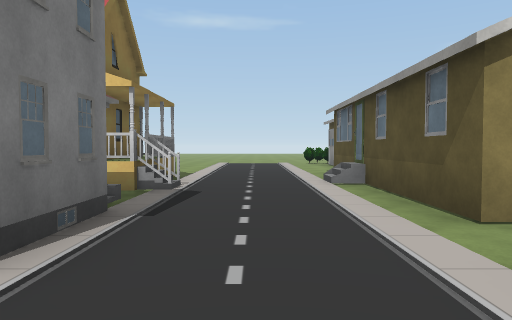
View 1 (above)

24 first-person views from a walk through a Unity game level. The camera is 1.3 m above the floor, tilts 2° down and sees 70° across. The floor is counted in squares, 2.25 m on a side. Each view is taken from the middle of a square. On the plan, view 1 faces up. The plan holds only what a view shows up to about 10 squares ahead; the rest is blank. The place goes on beyond the plan. The player character is not drawn. Some surface patterns are stand-ins.

View 2
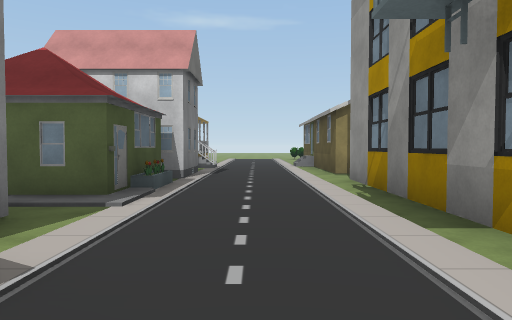

View 3
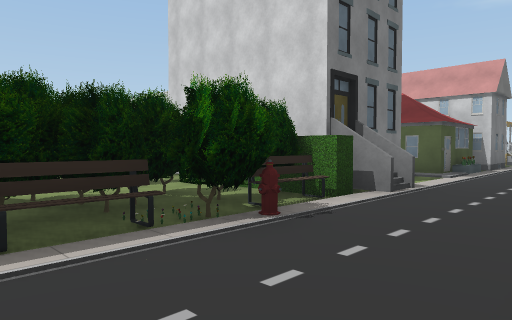

View 4
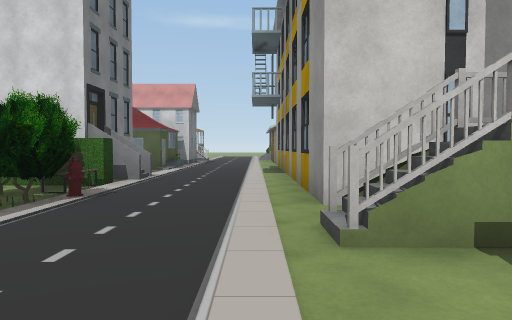

View 5
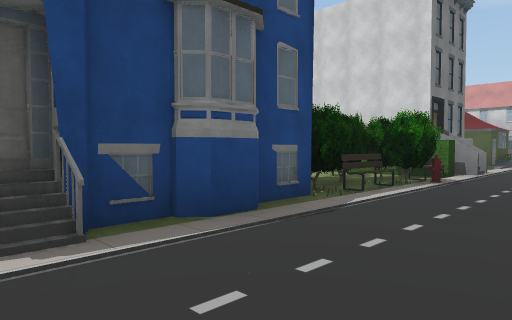

View 6
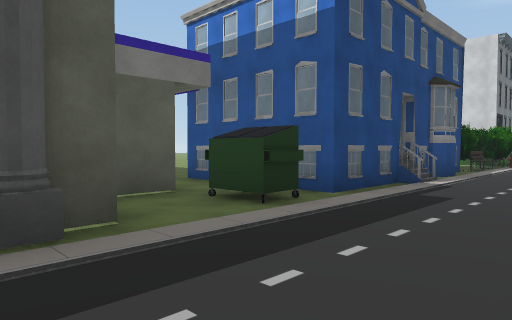

View 7
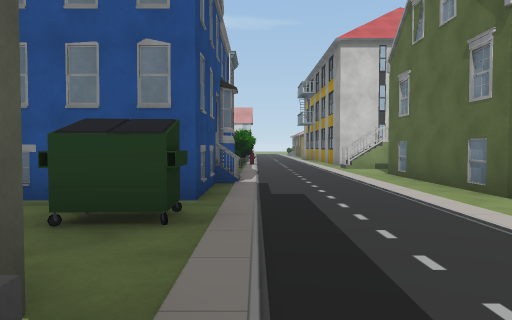

View 8
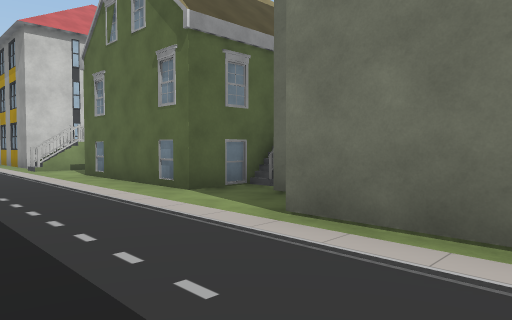

View 9
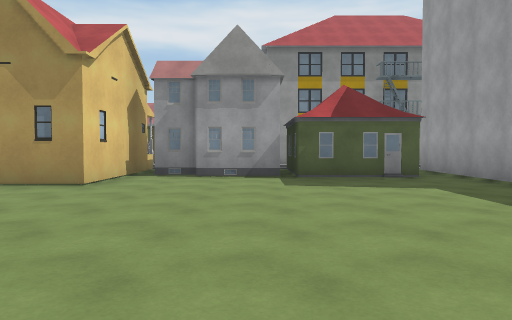

View 10
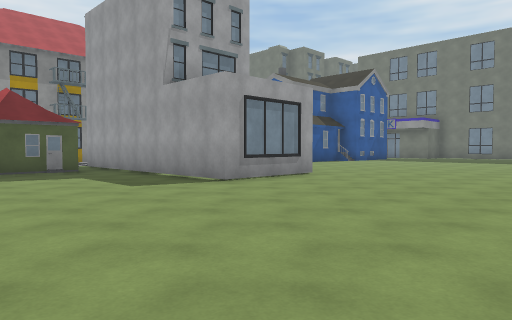

View 11
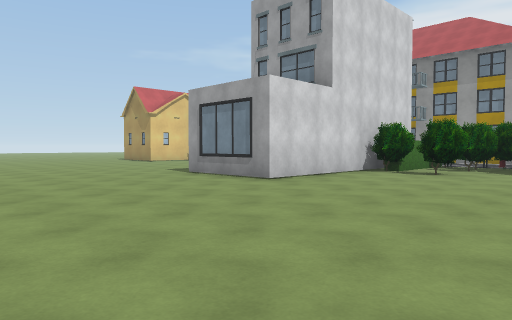

View 12
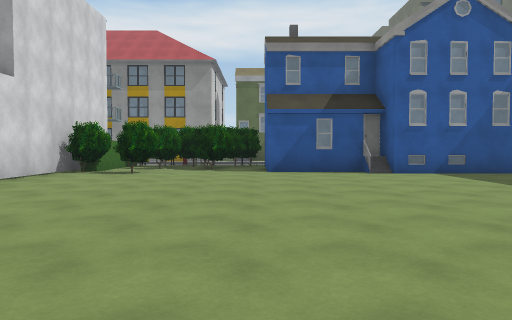

View 13
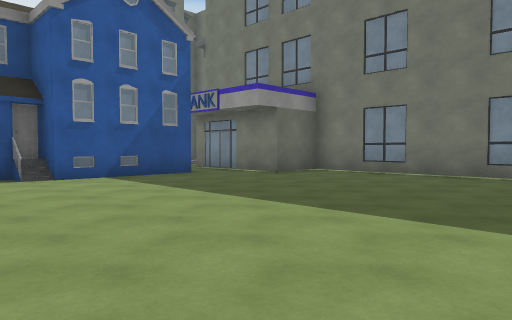

View 14
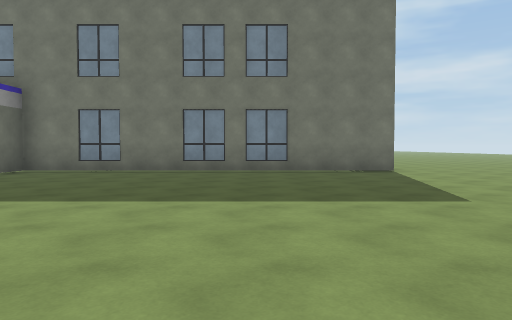

View 15
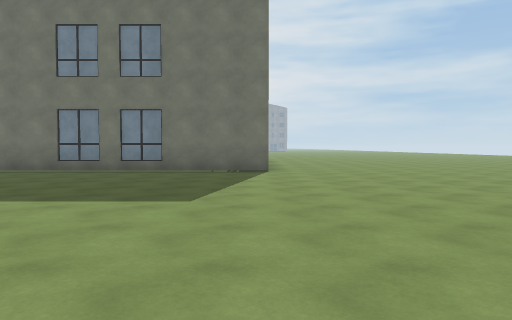

View 16
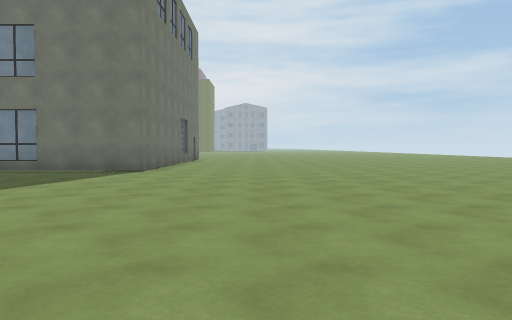

View 17
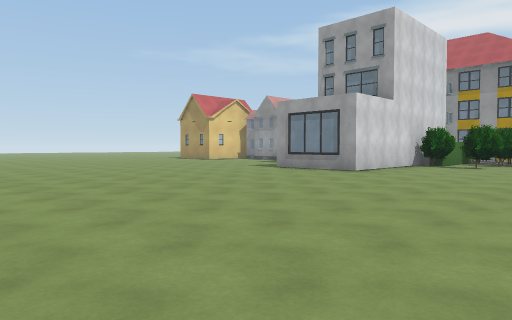

View 18
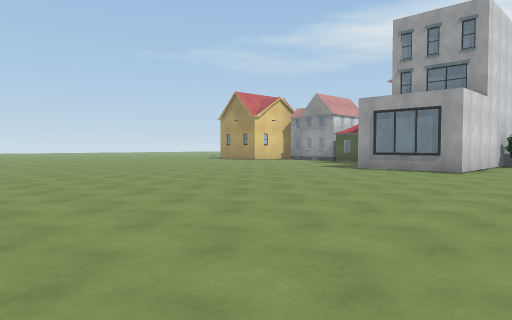

View 19
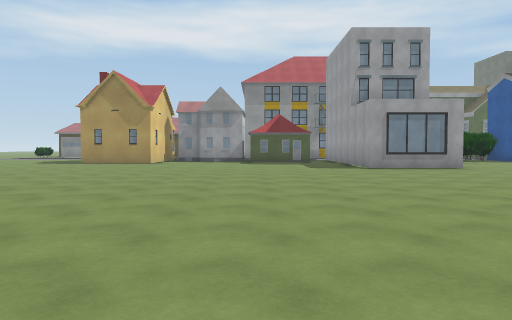

View 20
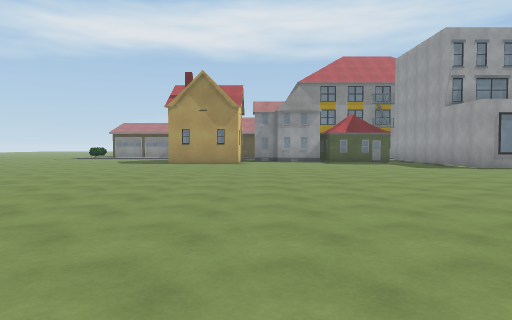

View 21
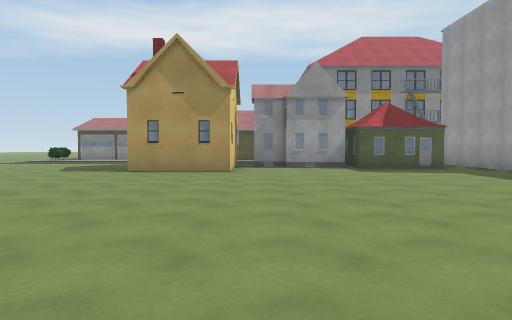

View 22
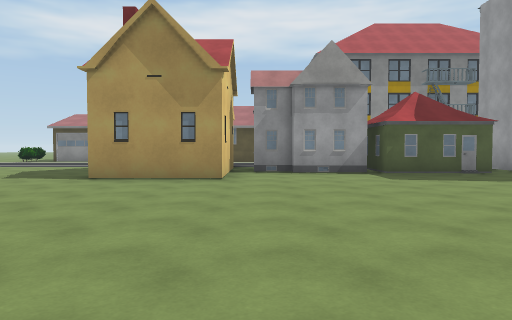

View 23
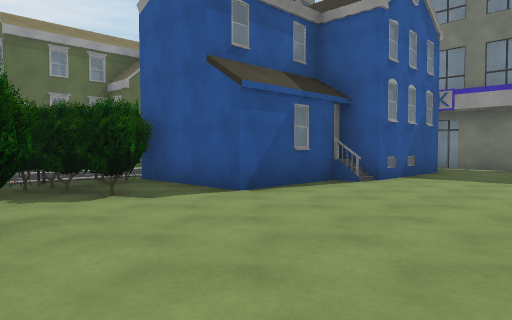

View 24
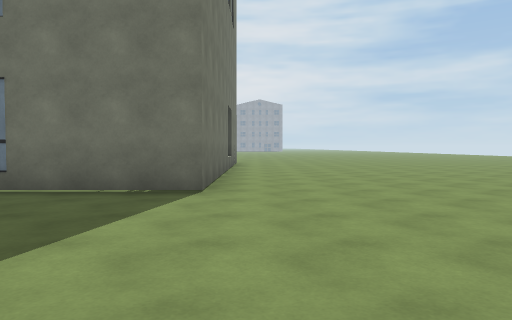

### Floor plan
Key: @ floor where view 1 was taken; # wall or solid block; . floor; B building; H hedge; U bush; F flower; Y hydrant; I bin; O other object.
Columns run from 23 left of view 1 to 4 right of it. Each row starts with its distance up from view 1.
  8           ...............B
  7          .........#  B...#
  6        ...........#  B...#
  5       ............###BB..#
  4      ...............BB...#
  3       .............## ...#
  2       .............###....
  1      ..............###O..#
  0       .............###O@.#
 -1        ............##B...#
 -2        ........#######...#
 -3        ........#####  ...#
 -4       .........##### BB..#
 -5       ............UOOHH..#
 -6       ............UUUU...#
 -7       ............UUUFY..##
 -8        ............UUU...BB
 -9      . ..............O...B#
-10     ...............###....
-11    ................###...#
-12    ...............####...#
-13   ................#  B...#
-14  .................#  #...#
-15  .................####....BB
-16 .................###.I....#
-17 .................###.....##
-18 ........##########   #...#
-19 ........#            #...#

Positions as (right, up) in squares from view 1, and headings:
1: (0, 0), facing up
2: (0, -5), facing up
3: (1, -9), facing up-left
4: (1, -11), facing up
5: (1, -13), facing up-left
6: (1, -19), facing up-left
7: (-1, -19), facing up
8: (-1, -19), facing up-right
9: (-11, 2), facing right
10: (-13, 2), facing down-right
11: (-13, -9), facing up-right
12: (-13, -9), facing right
13: (-12, -10), facing down-right
14: (-12, -9), facing down
15: (-15, -9), facing down
16: (-18, -9), facing down
17: (-16, -9), facing up-right
18: (-17, -7), facing up-right
19: (-18, 1), facing right
20: (-18, 4), facing right
21: (-14, 4), facing right
22: (-12, 4), facing right
23: (-8, -6), facing down-right
24: (-16, -13), facing down
